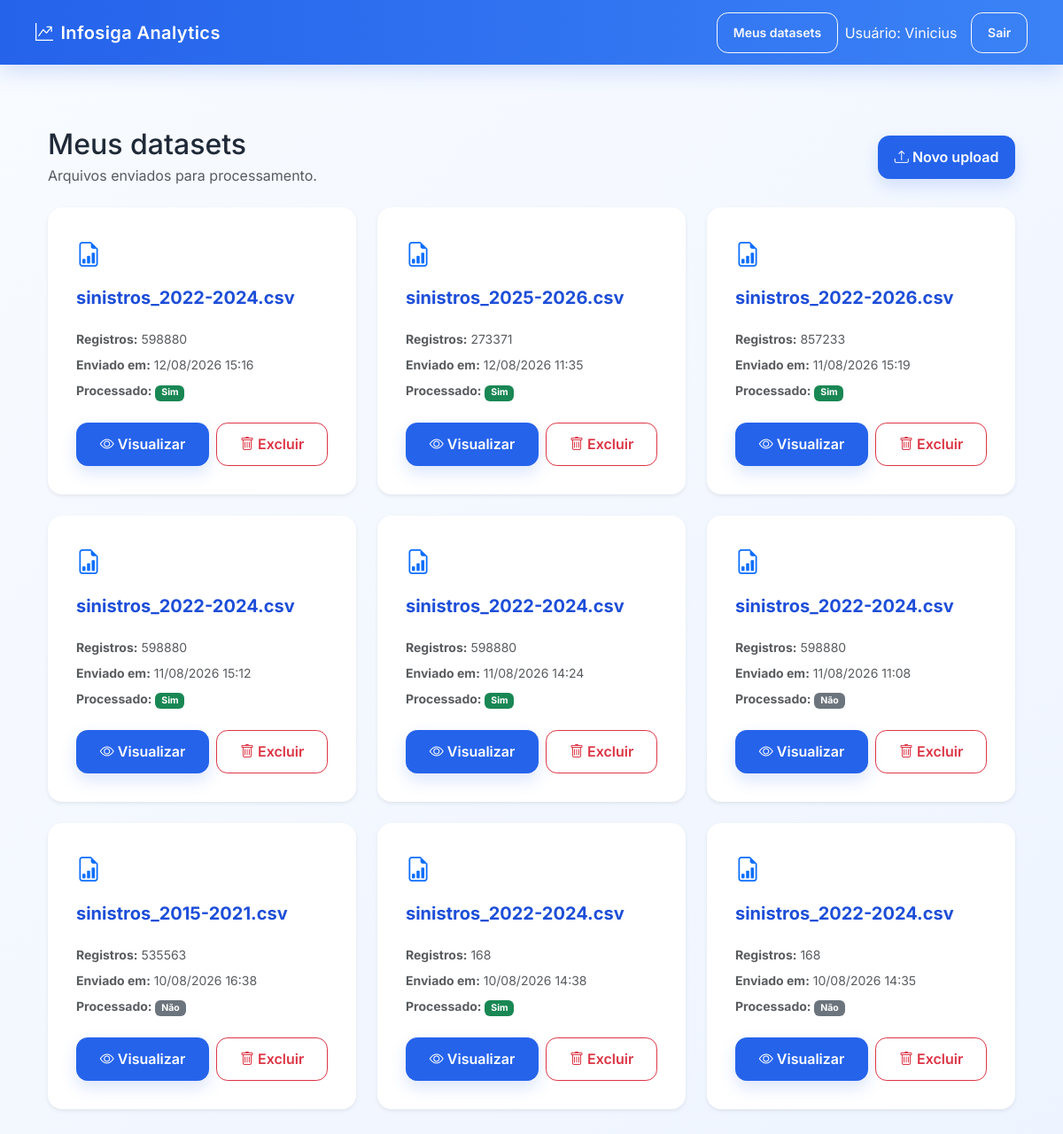
Before: /datasets/ (signed in) with the older database file.
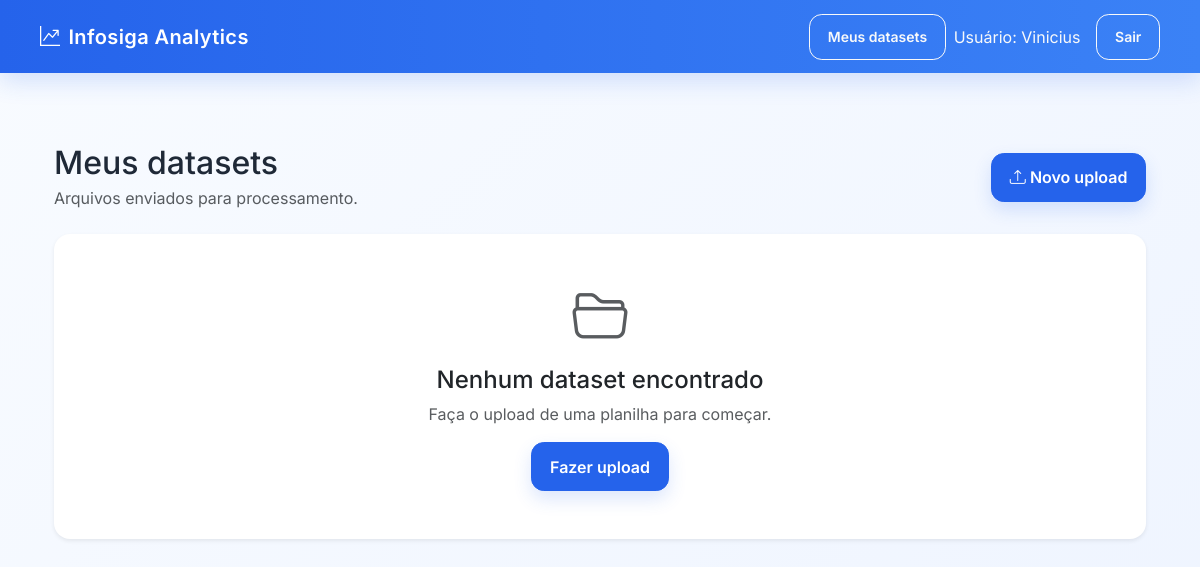
After: the same page with the newer database file.
### analytics/models.py (models this page shows, shortened)
class Dataset(models.Model):
    usuario = models.ForeignKey(
        settings.AUTH_USER_MODEL,
        on_delete=models.CASCADE,
        related_name="datasets",
    )
    nome_original = models.CharField(
        max_length=255
    )
    arquivo = models.FileField(
        upload_to="datasets/"
    )
    quantidade_registros = models.PositiveIntegerField(
        default=0
    )
    criado_em = models.DateTimeField(
        auto_now_add=True
    )
    atualizado_em = models.DateTimeField(
        auto_now=True
    )
    resultado_processado = models.FileField(
        upload_to="datasets/processed/",
        null=True,
        blank=True,
    )

### analytics/views/datasets.py (the view)
# urls.py: path("datasets/", dataset_list, name="dataset_list"),
@login_required
def dataset_list(request):
    datasets = DatasetService.list_for_user(request.user)
    return render(
        request,
        "analytics/datasets/list.html",
        {
            "datasets": datasets,
        },
    )

### analytics/persistence/datasets.py (called while the page is built)
def list_datasets_for_user(usuario):
    return (
        Dataset.objects
        .filter(usuario=usuario)
        .order_by("-criado_em")
    )

### analytics/services/dataset_service.py (called while the page is built)
    @staticmethod
    def list_for_user(usuario):
        return dataset_persistence.list_datasets_for_user(usuario)

### analytics/templates/analytics/datasets/list.html (shortened to what this page needs)
{% extends "analytics/base.html" %}
{% block content %}
<div class="container py-4">
    <div class="d-flex justify-content-between align-items-center mb-4">
        <div>
            <h2 class="mb-1">Meus datasets</h2>
            <p class="text-muted mb-0">
                Arquivos enviados para processamento.
            </p>
        </div>
        <a href="{% url 'home' %}" class="btn btn-primary">
            <i class="bi bi-upload"></i>
            Novo upload
        </a>
    </div>
    {% if datasets %}
    <div class="row g-4">
        {% for dataset in datasets %}
        <div class="col-md-6 col-lg-4">
            <div class="card shadow-sm border-0 h-100">
                <div class="card-body d-flex flex-column">
                    <div class="d-flex align-items-start justify-content-between mb-3">
                        <div class="text-primary fs-3">
                            <i class="bi bi-file-earmark-bar-graph"></i>
                        </div>
                    </div>
                    <h5 class="card-title text-break">
                        {{ dataset.nome_original }}
                    </h5>
                    <div class="text-muted small mt-3 mb-4">
                        <div class="mb-2">
                            <strong>Registros:</strong>
                            {{ dataset.quantidade_registros }}
                        </div>
                        <div class="mb-2">
                            <strong>Enviado em:</strong>
                            {{ dataset.criado_em|date:"d/m/Y H:i" }}
                        </div>
                        <div>
                            <strong>Processado:</strong>
                            {% if dataset.resultado_processado %}
                            <span class="badge bg-success">Sim</span>
                            {% else %}
                            <span class="badge bg-secondary">Não</span>
                            {% endif %}
                        </div>
                    </div>
                    <div class="mt-auto d-flex gap-2">
                        <a href="{% url 'dataset_detail' dataset.id %}" class="btn btn-primary flex-fill">
                            <i class="bi bi-eye"></i>
                            Visualizar
                        </a>
                        <form method="post" action="{% url 'dataset_delete' dataset.id %}" class="flex-fill" onsubmit="return confirm(
            'Tem certeza que deseja excluir este dataset?'
        );">
                            <button type="submit" class="btn btn-outline-danger w-100">
                                <i class="bi bi-trash"></i>
                                Excluir
                            </button>
                        </form>
                    </div>
                </div>
            </div>
        </div>
        {% endfor %}
    </div>
    {% else %}
    <div class="card shadow-sm border-0">
        <div class="card-body text-center py-5">
            <i class="bi bi-folder2-open display-4 text-muted"></i>
            <h4 class="mt-3">
                Nenhum dataset encontrado
            </h4>
            <p class="text-muted">
                Faça o upload de uma planilha para começar.
            </p>
            <a href="{% url 'home' %}" class="btn btn-primary">
                Fazer upload
            </a>
        </div>
    </div>
    {% endif %}
</div>
{% endblock %}

### analytics/templates/analytics/base.html (shortened to what this page needs)
{% load static %}
<!DOCTYPE html>
<html lang="pt-br">
<head>
    <link href="https://cdn.jsdelivr.net/npm/bootstrap@5.3.7/dist/css/bootstrap.min.css" rel="stylesheet">
    <link rel="stylesheet" href="https://cdn.jsdelivr.net/npm/bootstrap-icons@1.11.3/font/bootstrap-icons.css">
    <link rel="stylesheet" href="{% static 'analytics/css/home.css' %}">
</head>
<body>
    <nav class="navbar navbar-dark fixed-top">
        <div class="container-fluid px-4">
            <a class="navbar-brand mb-0 h1 d-flex align-items-center gap-2" href="{% url 'home' %}">
                <i class="bi bi-graph-up-arrow"></i>
                <span>Infosiga Analytics</span>
            </a>
            <div class="d-flex align-items-center gap-2">
                {% if user.is_authenticated %}
                    <a class="btn btn-outline-light btn-sm" href="{% url 'dataset_list' %}">Meus datasets</a>
                    <span class="navbar-text text-light me-2">Usuário: {{ user.username }}</span>
                    <a class="btn btn-outline-light btn-sm" href="{% url 'logout' %}">Sair</a>
                {% else %}
                    <a class="btn btn-outline-light btn-sm" href="{% url 'login' %}">Entrar</a>
                    <a class="btn btn-light btn-sm" href="{% url 'register' %}">Criar conta</a>
                {% endif %}
            </div>
        </div>
    </nav>
    <main class="pt-5 mt-5">
        <div class="container py-4">
            {% block content %}{% endblock %}
        </div>
    </main>
</body>
</html>

### analytics/static/analytics/css/home.css (style rules this page uses)
:root { --primary: #2563eb; --primary-dark: #1d4ed8; --surface: #ffffff; --border: #dbe3ef; --text: #1f2937; --muted: #64748b; }
body { font-family: 'Inter', sans-serif; background: linear-gradient(135deg, #f8fbff 0%, #eef4ff 100%); color: var(--text); min-height: 100vh; }
.navbar { background: linear-gradient(90deg, var(--primary) 0%, #3b82f6 100%); box-shadow: 0 8px 24px rgba(37, 99, 235, 0.18); padding: 0.85rem 1rem; }
.navbar-brand { font-weight: 600; letter-spacing: 0.02em; }
main { padding-bottom: 2rem; }
.card { border: 1px solid var(--border); border-radius: 1rem; box-shadow: 0 12px 30px rgba(15, 23, 42, 0.06); background-color: var(--surface); }
.card-body { padding: 2rem; }
.btn { border-radius: 0.8rem; font-weight: 600; padding: 0.72rem 1.1rem; transition: transform 0.2s ease, box-shadow 0.2s ease; }
.btn-primary { background-color: var(--primary); border-color: var(--primary); box-shadow: 0 8px 18px rgba(37, 99, 235, 0.16); }

Changed rows visible on the page:
removed Dataset: nome_original "sinistros_2022-2024.csv", quantidade_registros "598880", criado_em "12/08/2026 15:16", shows "Sim"
removed Dataset: nome_original "sinistros_2025-2026.csv", quantidade_registros "273371", criado_em "12/08/2026 11:35", shows "Sim"
removed Dataset: nome_original "sinistros_2022-2026.csv", quantidade_registros "857233", criado_em "11/08/2026 15:19", shows "Sim"
removed Dataset: nome_original "sinistros_2022-2024.csv", quantidade_registros "598880", criado_em "11/08/2026 15:12", shows "Sim"
removed Dataset: nome_original "sinistros_2022-2024.csv", quantidade_registros "598880", criado_em "11/08/2026 14:24", shows "Sim"
removed Dataset: nome_original "sinistros_2022-2024.csv", quantidade_registros "598880", criado_em "11/08/2026 11:08", shows "Não"
removed Dataset: nome_original "sinistros_2015-2021.csv", quantidade_registros "535563", criado_em "10/08/2026 16:38", shows "Não"
removed Dataset: nome_original "sinistros_2022-2024.csv", quantidade_registros "168", criado_em "10/08/2026 14:38", shows "Sim"
removed Dataset: nome_original "sinistros_2022-2024.csv", quantidade_registros "168", criado_em "10/08/2026 14:35", shows "Não"
Other visible differences:
text now shown: "Nenhum dataset encontrado Faça o upload de uma planilha para começar. Fazer upload"
